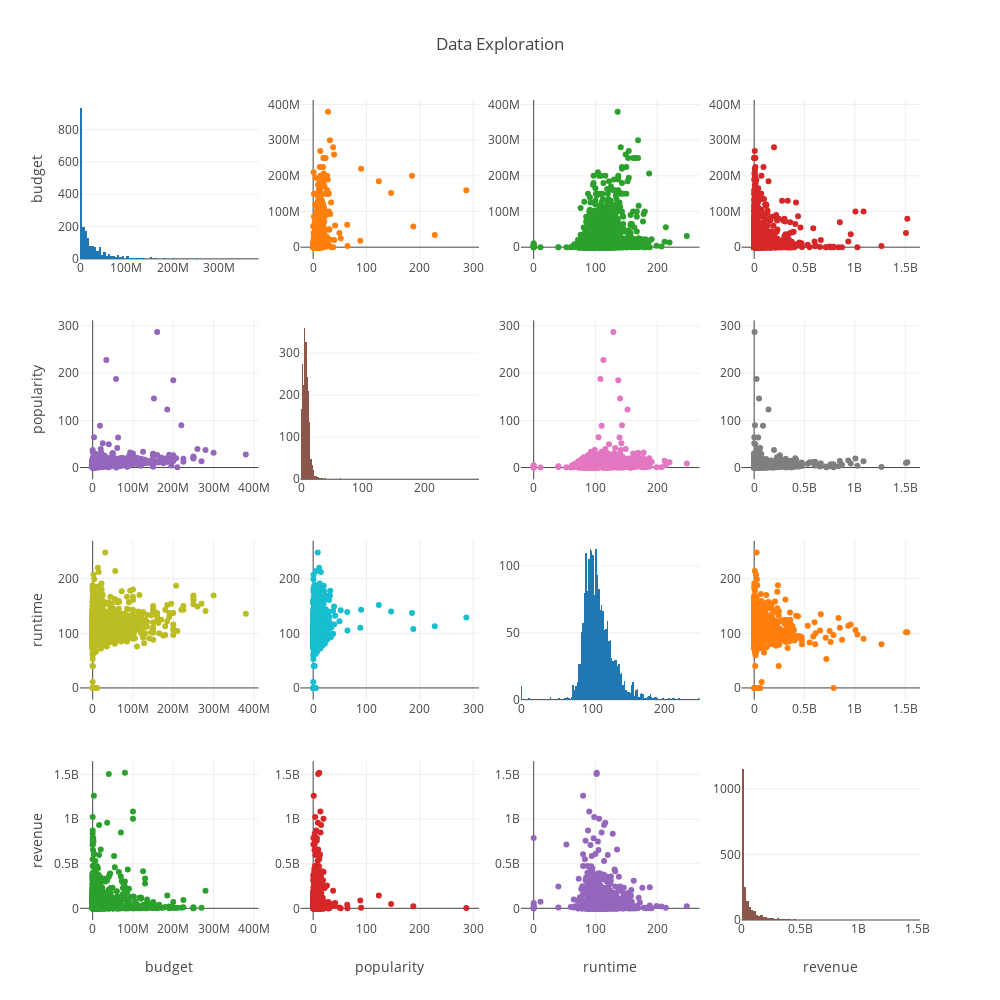

The cell this chart's notebook holds for it:
### Code cell
#Comparing correlatons between Consumption_per_NIA/log_NIA/Property Type 


figure = ff.create_scatterplotmatrix(
    df[['budget', 'popularity',"runtime","revenue"]],
    height=1000,
    width=1000,
    diag='histogram',
    title="Data Exploration")
iplot(figure)

### Figure 1 — Plotly figure (JSON) as saved in the notebook; plotly's stock layout.template omitted (floating-point values rounded to 4 significant figures; data arrays with more than 128 entries replaced by an {"elided": "..."} marker saying what was removed)
{"data": [{"showlegend": false, "type": "histogram", "uid": "e294cd4f-f225-40eb-8db7-22316d7edb46", "x": {"elided": "2731 int values"}, "xaxis": "x", "yaxis": "y"}, {"marker": {"size": 6}, "mode": "markers", "showlegend": false, "type": "scatter", "uid": "975abb69-a89f-4b48-a256-11e5b9479a94", "x": {"elided": "2731 float values"}, "xaxis": "x2", "y": {"elided": "2731 int values"}, "yaxis": "y2"}, {"marker": {"size": 6}, "mode": "markers", "showlegend": false, "type": "scatter", "uid": "f89e6e47-8b6e-4bef-9f4b-55511a539d1e", "x": {"elided": "2731 int values"}, "xaxis": "x3", "y": {"elided": "2731 int values"}, "yaxis": "y3"}, {"marker": {"size": 6}, "mode": "markers", "showlegend": false, "type": "scatter", "uid": "fef99c02-44a6-42bd-81cc-1ffdcf136e1e", "x": {"elided": "2731 int values"}, "xaxis": "x4", "y": {"elided": "2731 int values"}, "yaxis": "y4"}, {"marker": {"size": 6}, "mode": "markers", "showlegend": false, "type": "scatter", "uid": "8e1ade59-5719-4c37-9b3c-d3becc8d40af", "x": {"elided": "2731 int values"}, "xaxis": "x5", "y": {"elided": "2731 float values"}, "yaxis": "y5"}, {"showlegend": false, "type": "histogram", "uid": "49fa013f-3a24-4bee-93b2-d1e5168e1166", "x": {"elided": "2731 float values"}, "xaxis": "x6", "yaxis": "y6"}, {"marker": {"size": 6}, "mode": "markers", "showlegend": false, "type": "scatter", "uid": "398a4e36-ff67-42b7-99c8-5e532920a69e", "x": {"elided": "2731 int values"}, "xaxis": "x7", "y": {"elided": "2731 float values"}, "yaxis": "y7"}, {"marker": {"size": 6}, "mode": "markers", "showlegend": false, "type": "scatter", "uid": "6eb75ac0-b2aa-401e-8810-beaaecca441c", "x": {"elided": "2731 int values"}, "xaxis": "x8", "y": {"elided": "2731 float values"}, "yaxis": "y8"}, {"marker": {"size": 6}, "mode": "markers", "showlegend": false, "type": "scatter", "uid": "cfa87e68-3ec0-4bbd-b0d7-a34783612c94", "x": {"elided": "2731 int values"}, "xaxis": "x9", "y": {"elided": "2731 int values"}, "yaxis": "y9"}, {"marker": {"size": 6}, "mode": "markers", "showlegend": false, "type": "scatter", "uid": "83c5ed5b-f2a7-408c-a9a9-d45b0c274534", "x": {"elided": "2731 float values"}, "xaxis": "x10", "y": {"elided": "2731 int values"}, "yaxis": "y10"}, {"showlegend": false, "type": "histogram", "uid": "072eb6fb-fb65-4ab5-8162-58eb9d11061b", "x": {"elided": "2731 int values"}, "xaxis": "x11", "yaxis": "y11"}, {"marker": {"size": 6}, "mode": "markers", "showlegend": false, "type": "scatter", "uid": "0df3980f-82a5-435c-ac26-2aa08b92bcff", "x": {"elided": "2731 int values"}, "xaxis": "x12", "y": {"elided": "2731 int values"}, "yaxis": "y12"}, {"marker": {"size": 6}, "mode": "markers", "showlegend": false, "type": "scatter", "uid": "8182c57a-646d-4cc2-b062-298b7f8a0f00", "x": {"elided": "2731 int values"}, "xaxis": "x13", "y": {"elided": "2731 int values"}, "yaxis": "y13"}, {"marker": {"size": 6}, "mode": "markers", "showlegend": false, "type": "scatter", "uid": "5b3d2dc6-4120-46cb-9dda-4c6f8392a2e0", "x": {"elided": "2731 float values"}, "xaxis": "x14", "y": {"elided": "2731 int values"}, "yaxis": "y14"}, {"marker": {"size": 6}, "mode": "markers", "showlegend": false, "type": "scatter", "uid": "c8562666-de8c-4bac-9a81-524f23c61846", "x": {"elided": "2731 int values"}, "xaxis": "x15", "y": {"elided": "2731 int values"}, "yaxis": "y15"}, {"showlegend": false, "type": "histogram", "uid": "7100cbee-4d4b-46ac-9a4b-e5984c6cadbf", "x": {"elided": "2731 int values"}, "xaxis": "x16", "yaxis": "y16"}], "layout": {"height": 1000, "showlegend": true, "title": {"text": "Data Exploration"}, "width": 1000, "xaxis": {"anchor": "y", "domain": [0, 0.2125]}, "xaxis10": {"anchor": "y10", "domain": [0.2625, 0.475]}, "xaxis11": {"anchor": "y11", "domain": [0.525, 0.7375]}, "xaxis12": {"anchor": "y12", "domain": [0.7875, 1]}, "xaxis13": {"anchor": "y13", "domain": [0, 0.2125], "title": {"text": "budget"}}, "xaxis14": {"anchor": "y14", "domain": [0.2625, 0.475], "title": {"text": "popularity"}}, "xaxis15": {"anchor": "y15", "domain": [0.525, 0.7375], "title": {"text": "runtime"}}, "xaxis16": {"anchor": "y16", "domain": [0.7875, 1], "title": {"text": "revenue"}}, "xaxis2": {"anchor": "y2", "domain": [0.2625, 0.475]}, "xaxis3": {"anchor": "y3", "domain": [0.525, 0.7375]}, "xaxis4": {"anchor": "y4", "domain": [0.7875, 1]}, "xaxis5": {"anchor": "y5", "domain": [0, 0.2125]}, "xaxis6": {"anchor": "y6", "domain": [0.2625, 0.475]}, "xaxis7": {"anchor": "y7", "domain": [0.525, 0.7375]}, "xaxis8": {"anchor": "y8", "domain": [0.7875, 1]}, "xaxis9": {"anchor": "y9", "domain": [0, 0.2125]}, "yaxis": {"anchor": "x", "domain": [0.8063, 1], "title": {"text": "budget"}}, "yaxis10": {"anchor": "x10", "domain": [0.2687, 0.4625]}, "yaxis11": {"anchor": "x11", "domain": [0.2687, 0.4625]}, "yaxis12": {"anchor": "x12", "domain": [0.2687, 0.4625]}, "yaxis13": {"anchor": "x13", "domain": [0, 0.1938], "title": {"text": "revenue"}}, "yaxis14": {"anchor": "x14", "domain": [0, 0.1938]}, "yaxis15": {"anchor": "x15", "domain": [0, 0.1938]}, "yaxis16": {"anchor": "x16", "domain": [0, 0.1938]}, "yaxis2": {"anchor": "x2", "domain": [0.8063, 1]}, "yaxis3": {"anchor": "x3", "domain": [0.8063, 1]}, "yaxis4": {"anchor": "x4", "domain": [0.8063, 1]}, "yaxis5": {"anchor": "x5", "domain": [0.5375, 0.7312], "title": {"text": "popularity"}}, "yaxis6": {"anchor": "x6", "domain": [0.5375, 0.7312]}, "yaxis7": {"anchor": "x7", "domain": [0.5375, 0.7312]}, "yaxis8": {"anchor": "x8", "domain": [0.5375, 0.7312]}, "yaxis9": {"anchor": "x9", "domain": [0.2687, 0.4625], "title": {"text": "runtime"}}}}
